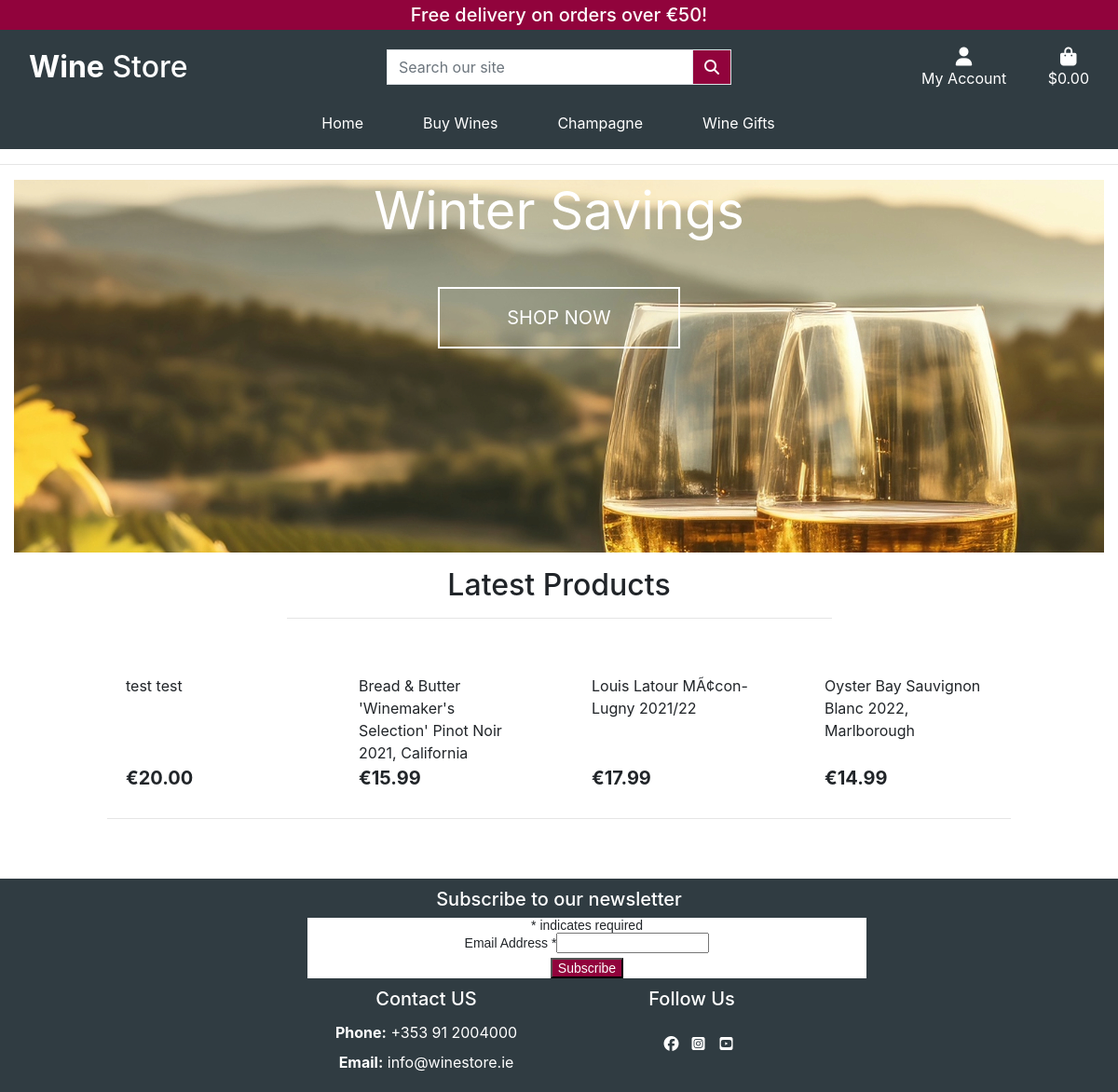
The app's page /, older data.
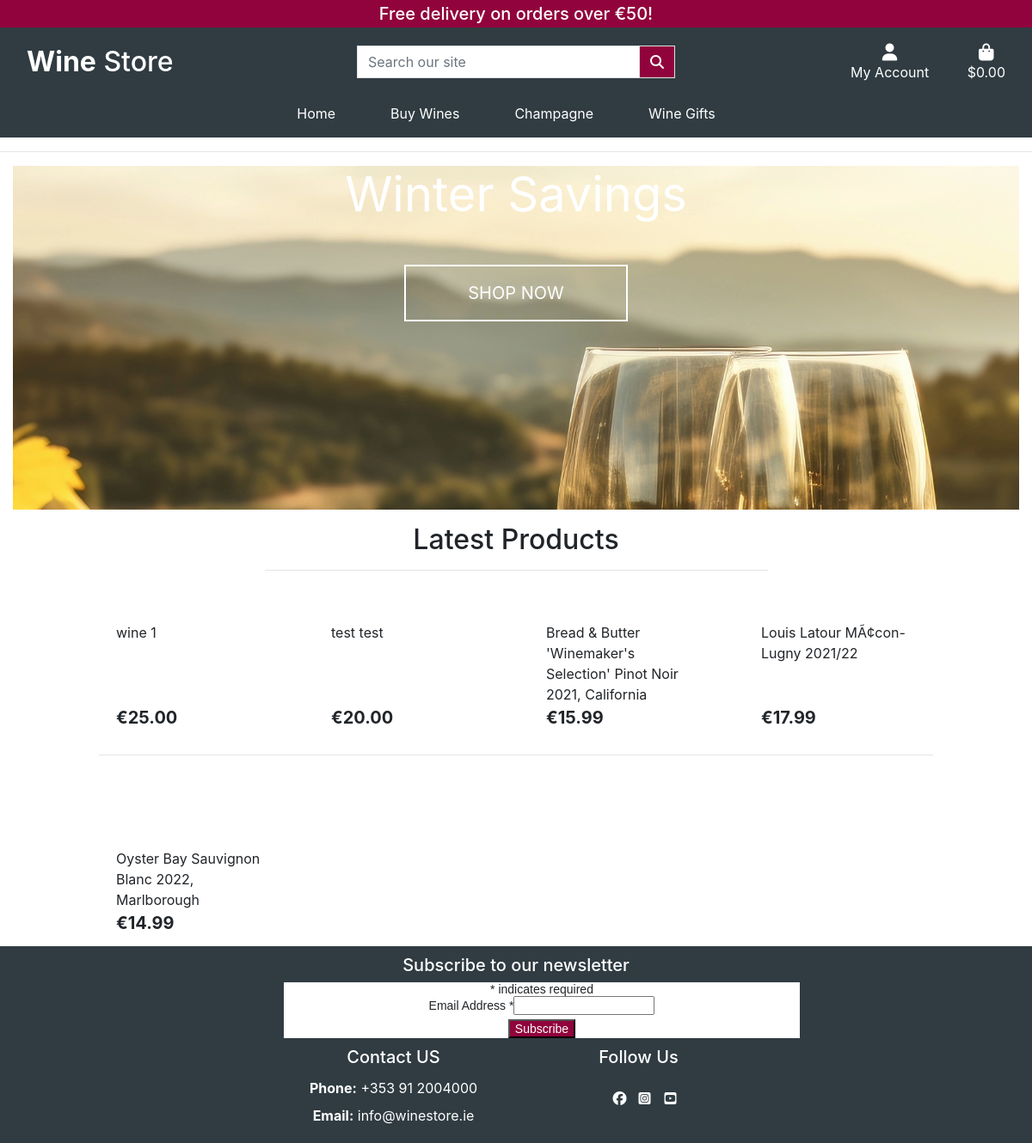
The same page, newer data.
### products/models.py (models this page shows, shortened)
class Product(models.Model):
    title = models.CharField(max_length = 254)
    description = models.TextField()
    price = models.DecimalField(max_digits=6, decimal_places=2)
    grape = models.ForeignKey('Grape', null=True, blank=True,
                                 on_delete=models.SET_NULL)
    closure = models.ForeignKey('Closure', null=True, blank=True,
                                 on_delete=models.SET_NULL)
    country = CountryField(blank_label='Country *', null=False, blank=False)
    colour = models.ForeignKey('Colour', null=True, blank=True,
                                 on_delete=models.SET_NULL)
    region = models.CharField(max_length = 32)
    style = models.ForeignKey('Style', null=True, blank=True,
                                 on_delete=models.SET_NULL)
    vintage = models.IntegerField(blank=False,
                                  validators=[RegexValidator(regex='^.{4}$',
                                   message='Enter year in YYYY format', code='nomatch')])
    image = models.ImageField(null=True, blank=True)
    image_url = models.URLField(max_length=1024, null=True, blank=True)
    in_stock = models.BooleanField()
    stock_qty = models.IntegerField(null=False, blank=False)
    created = models.DateTimeField(auto_now_add=True)
    sku = models.CharField(max_length=32, unique=True, null=True,editable=False)

### home/views.py (the view)
# urls.py: path('', views.index, name ='home'),
def index(request):
    products = Product.objects.filter(in_stock=True).order_by('-created')[:8]
    context = {
            'products': products,
        }
    return render(request, 'home/index.html', context)

### coupons/forms.py
class CouponForm(forms.Form):
    code = forms.CharField()

### home/templates/home/index.html (shortened to what this page needs)
{% extends "base.html" %}
{% load static %}
{% block content %}
<div class="container-fluid">
    <div class="row-shop-now text-center">
        <div class="col my-auto align">
            <h1 class="display-4 logo-font text-white">
                <strong>Winter Savings</strong>
            </h1>
            <div class="my-5">
                <h4>
                    <a href="{% url 'products' %}" class="shop-now-button btn btn-lg rounded-0 text-uppercase py-3 text-white">Shop Now</a>
                </h4>
            </div>
        </div>
    </div>
</div>
<div class="overlay"></div>
<div class="container-fluid">
    <div class="row">
        <div class="col text-center mt-3">
            <h2>Latest Products</h2>
            <hr class="w-50 mb-1">
        </div>
    </div>
    <div class="row">
        <div class="product-container col-10 offset-1">
            <div class="row">
                {% for product in products %}
                <div class="col-sm-6 col-md-6 col-lg-4 col-xl-3">
                    <div class="card h-100 border-0">
                        {% if product.image %}
                        <a href="{% url 'product_detail' product.id %}">
                        </a>
                        {% else %}
                        <a href="{% url 'product_detail' product.id %}">
                            <img class="card-img-top img-fluid" src="{{ MEDIA_URL }}noimage.png"
                                alt="{{ product.name }}">
                        </a>
                        {% endif %}
                        <div class="card-body pb-0">
                            <p class="mb-0">{{ product.title }}</p>
                        </div>
                        <div class="card-footer bg-white pt-0 border-0 text-left">
                            <div class="row">
                                <div class="col">
                                    <p class="lead mb-0 text-left font-weight-bold">€{{ product.price }}</p>
                                </div>
                            </div>
                        </div>
                    </div>
                </div>
                {% if forloop.counter|divisibleby:4 %}
                <div class="col-12 d-none d-xl-block mb-5">
                    <hr>
                </div>
                {% endif %}
                {% endfor %}
            </div>
        </div>
    </div>
</div>
<footer>
{% include 'includes/footer.html' %}
</footer>
{% endblock %}

Row changes from the older to the newer data that the page shows:
added Product: title "wine 1", price "25.00"
